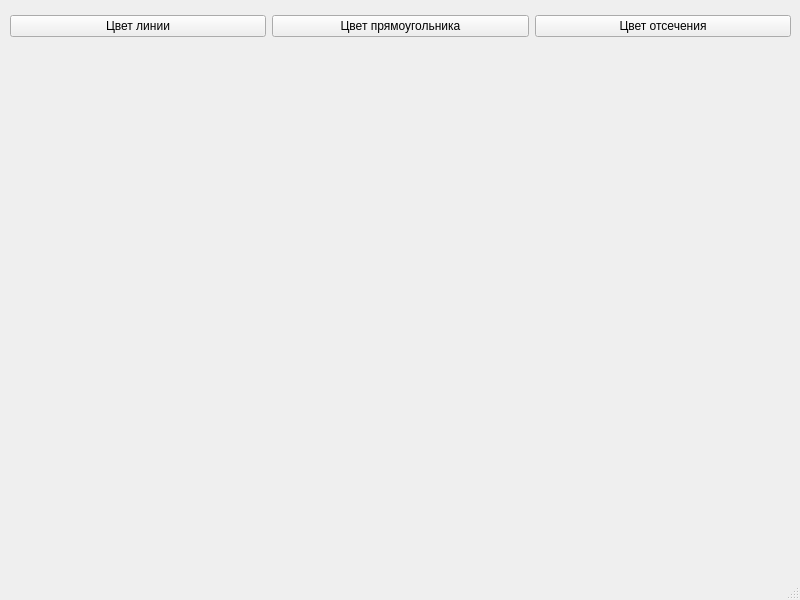
<?xml version="1.0" encoding="UTF-8"?>
<ui version="4.0">
 <class>MainWindow</class>
 <widget class="QMainWindow" name="MainWindow">
  <property name="geometry">
   <rect>
    <x>0</x>
    <y>0</y>
    <width>800</width>
    <height>600</height>
   </rect>
  </property>
  <property name="windowTitle">
   <string>MainWindow</string>
  </property>
  <widget class="QWidget" name="centralwidget">
   <widget class="ClipWidget" name="widget" native="true">
    <property name="geometry">
     <rect>
      <x>10</x>
      <y>50</y>
      <width>781</width>
      <height>491</height>
     </rect>
    </property>
   </widget>
   <widget class="QWidget" name="layoutWidget">
    <property name="geometry">
     <rect>
      <x>10</x>
      <y>10</y>
      <width>781</width>
      <height>32</height>
     </rect>
    </property>
    <layout class="QGridLayout" name="gridLayout">
     <item row="0" column="0">
      <widget class="QPushButton" name="color1">
       <property name="text">
        <string>Цвет линии</string>
       </property>
      </widget>
     </item>
     <item row="0" column="1">
      <widget class="QPushButton" name="color2">
       <property name="text">
        <string>Цвет прямоугольника</string>
       </property>
      </widget>
     </item>
     <item row="0" column="2">
      <widget class="QPushButton" name="color3">
       <property name="text">
        <string>Цвет отсечения</string>
       </property>
      </widget>
     </item>
    </layout>
   </widget>
  </widget>
  <widget class="QMenuBar" name="menubar">
   <property name="geometry">
    <rect>
     <x>0</x>
     <y>0</y>
     <width>800</width>
     <height>22</height>
    </rect>
   </property>
  </widget>
  <widget class="QStatusBar" name="statusbar"/>
 </widget>
 <customwidgets>
  <customwidget>
   <class>ClipWidget</class>
   <extends>QWidget</extends>
   <header>clipwidget.h</header>
   <container>1</container>
  </customwidget>
 </customwidgets>
 <resources/>
 <connections/>
</ui>
